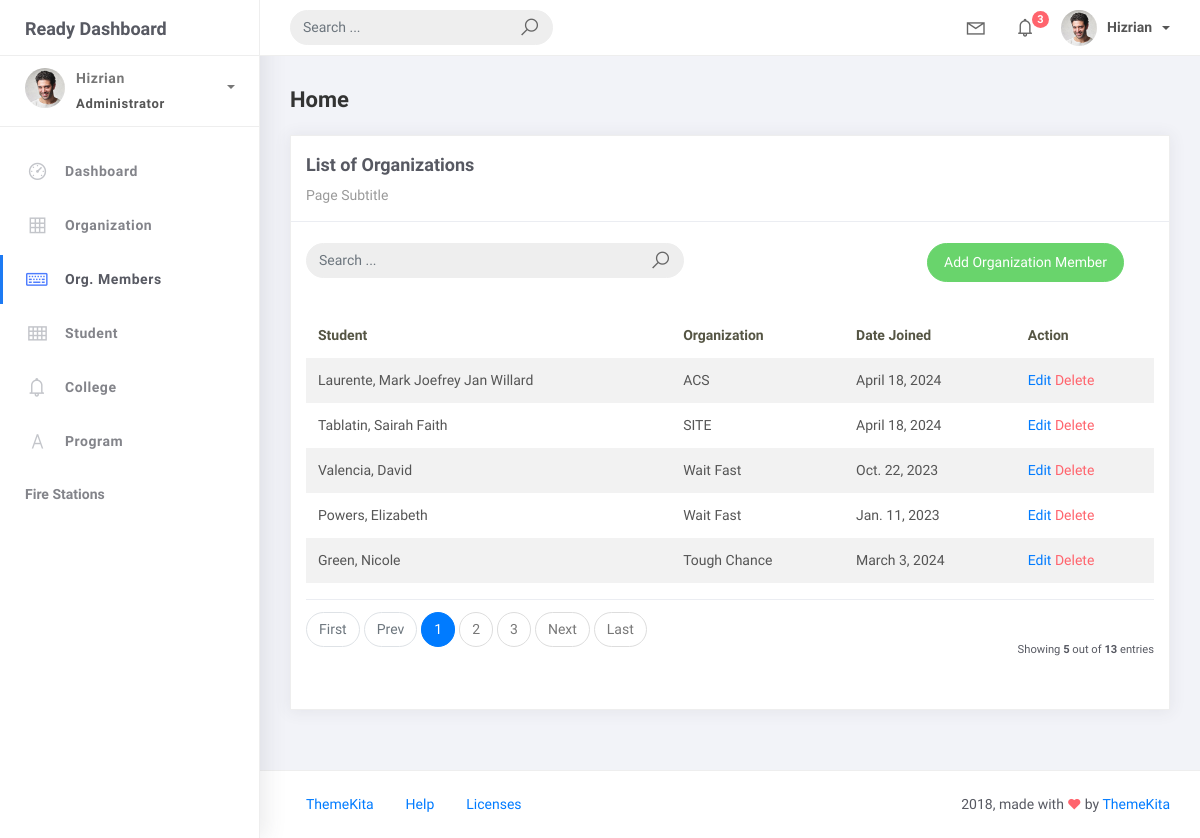
The page /orgmember_list on the database its author committed.
### studentorg/models.py (models this page shows)
class BaseModel(models.Model):
    created_at = models.DateTimeField(auto_now_add=True, db_index=True)
    updated_at = models.DateTimeField(auto_now=True)
    class Meta:
        abstract = True

class OrgMember(BaseModel):
    student = models.ForeignKey(Student, on_delete=models.CASCADE)
    organization = models.ForeignKey(Organization, on_delete=models.CASCADE)
    date_joined = models.DateField()

class Student(BaseModel):
    student_id = models.CharField(max_length=15)
    lastname = models.CharField(max_length=25)
    firstname = models.CharField(max_length=50)
    middlename = models.CharField(max_length=25, blank=True, null=True)
    program = models.ForeignKey(Program, on_delete=models.CASCADE)
    def __str__(self):
        return f"{self.lastname}, {self.firstname}"

class Organization(BaseModel):
    name = models.CharField(max_length=150)
    college = models.ForeignKey(College, on_delete=models.CASCADE)
    description = models.CharField(max_length=500)
    def __str__(self):
        return self.name

### studentorg/views.py (the view, shortened to what this page needs)
# urls.py: path("orgmember_list", OrgMemberList.as_view(), name="orgmember-list"),
class OrgMemberList(ListView):
    model = OrgMember
    context_object_name = "orgmember"
    template_name = "orgmem_list.html"
    paginate_by = 5
    def get_queryset(self, *args, **kwargs):
        qs = super(OrgMemberList, self).get_queryset(*args, **kwargs)
        return qs

### templates/orgmem_list.html
{% extends 'base.html' %}
{% load static %}
{% block content %}
  <div class="content">
    <div class="container-fluid">
      <h4 class="page-title">Home</h4>
      <div class="row">
        <div class="col-md-12">
          <div class="card">
            <div class="card-header">
              <div class="card-title">List of Organizations</div>
              <div class="card-category">Page Subtitle</div>
            </div>
            <br />
            <div class="col-md-12 row">
              <div class="col-md-6">
                <form class="navbar-left navbar-form nav-search mr-md-3" action="{% url 'orgmember-list' %}">
                  <div class="input-group">
                    <input type="text" placeholder="Search ..." class="form-control" name="q" />
                    <div class="input-group-append">
                      <span class="input-group-text"><i class="la la-search search-icon"></i></span>
                    </div>
                  </div>
                </form>
              </div>
              <div class="col-md-6">
                <div class="pull-right">
                  <a href="{% url 'orgmember-add' %}" class="btn btn-success btn-rounded">Add Organization Member</a>
                </div>
              </div>
            </div>
            <div class="card-body">
              <table class="table table-striped mt-3">
                <thead>
                  <tr>
                    <th scope="col">Student</th>
                    <th scope="col">Organization</th>
                    <th scope="col">Date Joined</th>
                    <th scope="col">Action</th>
                  </tr>
                </thead>
                <tbody>
                  {% for object in object_list %}
                    <tr>
                      <td>{{ object.student }}</td>
                      <td>{{ object.organization }}</td>
                      <td>{{ object.date_joined }}</td>
                      <td>
                        <a href="orgmember_list/{{ object.id }}">Edit</a>
                        <a href="orgmember_list/{{ object.id }}/delete" class="text-danger">Delete</a>
                      </td>
                    </tr>
                    {% empty %}
                    <tr>
                      <td colspan="4" style="text-align: center">
                        <p class="text-sm font-weight-bold mb-0">No Records Found</p>
                      </td>
                    </tr>
                  {% endfor %}
                </tbody>
              </table>
              {% include 'includes/pagination.html' %}
            </div>
          </div>
        </div>
      </div>
    </div>
  </div>
{% endblock %}

### rows shown on the page
OrgMember: student "Laurente, Mark Joefrey Jan Willard", organization "ACS", date_joined "April 18, 2024"
OrgMember: student "Tablatin, Sairah Faith", organization "SITE", date_joined "April 18, 2024"
OrgMember: student "Valencia, David", organization "Wait Fast", date_joined "Oct. 22, 2023"
OrgMember: student "Powers, Elizabeth", organization "Wait Fast", date_joined "Jan. 11, 2023"
OrgMember: student "Green, Nicole", organization "Tough Chance", date_joined "March 3, 2024"

### other values the page prints
{{ page_num }} "1"
{{ page_num }} "2" "3"
{{ object_list.count }} "5"
{{ paginator.count }} "13"
